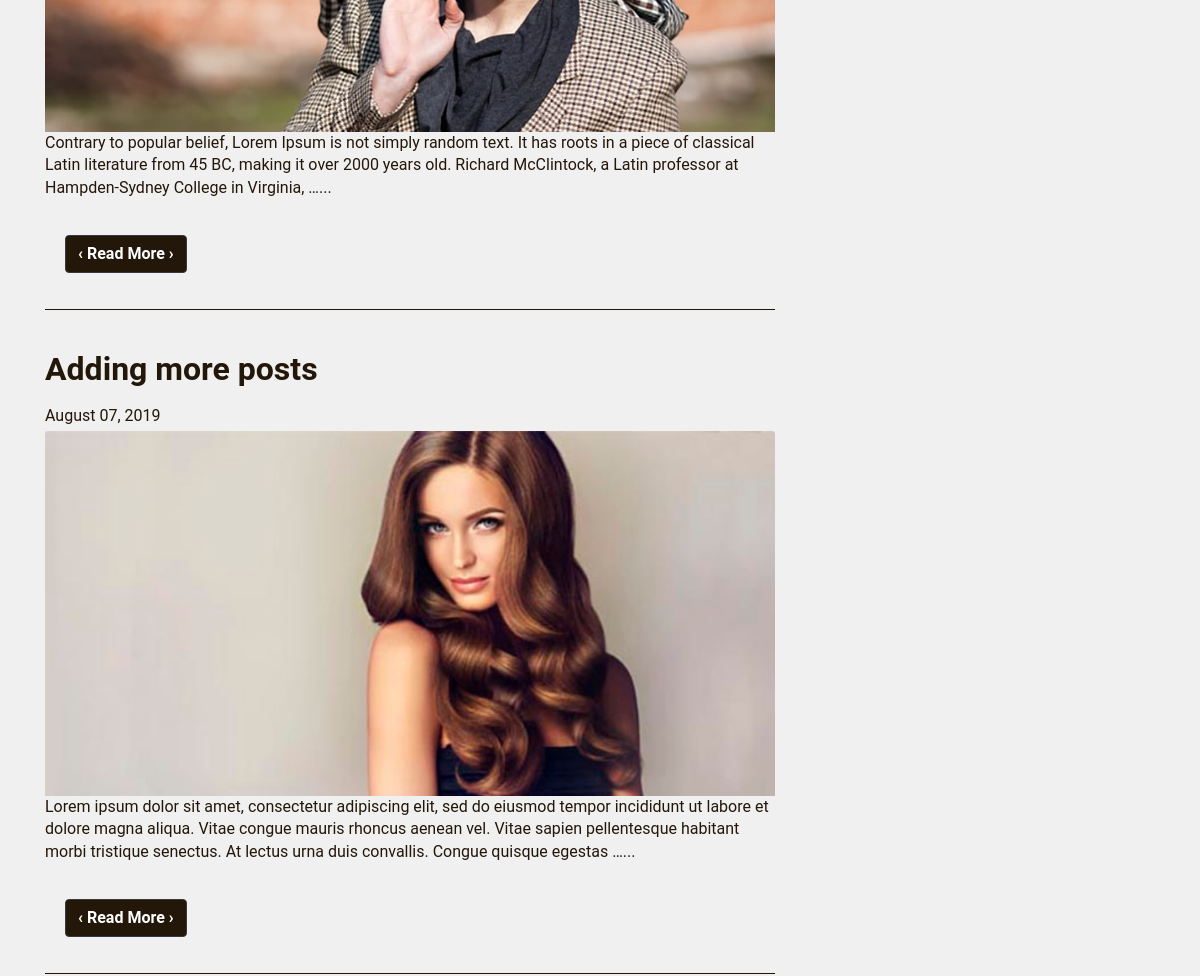
The page /blog/ (middle part) on the database as committed earlier.
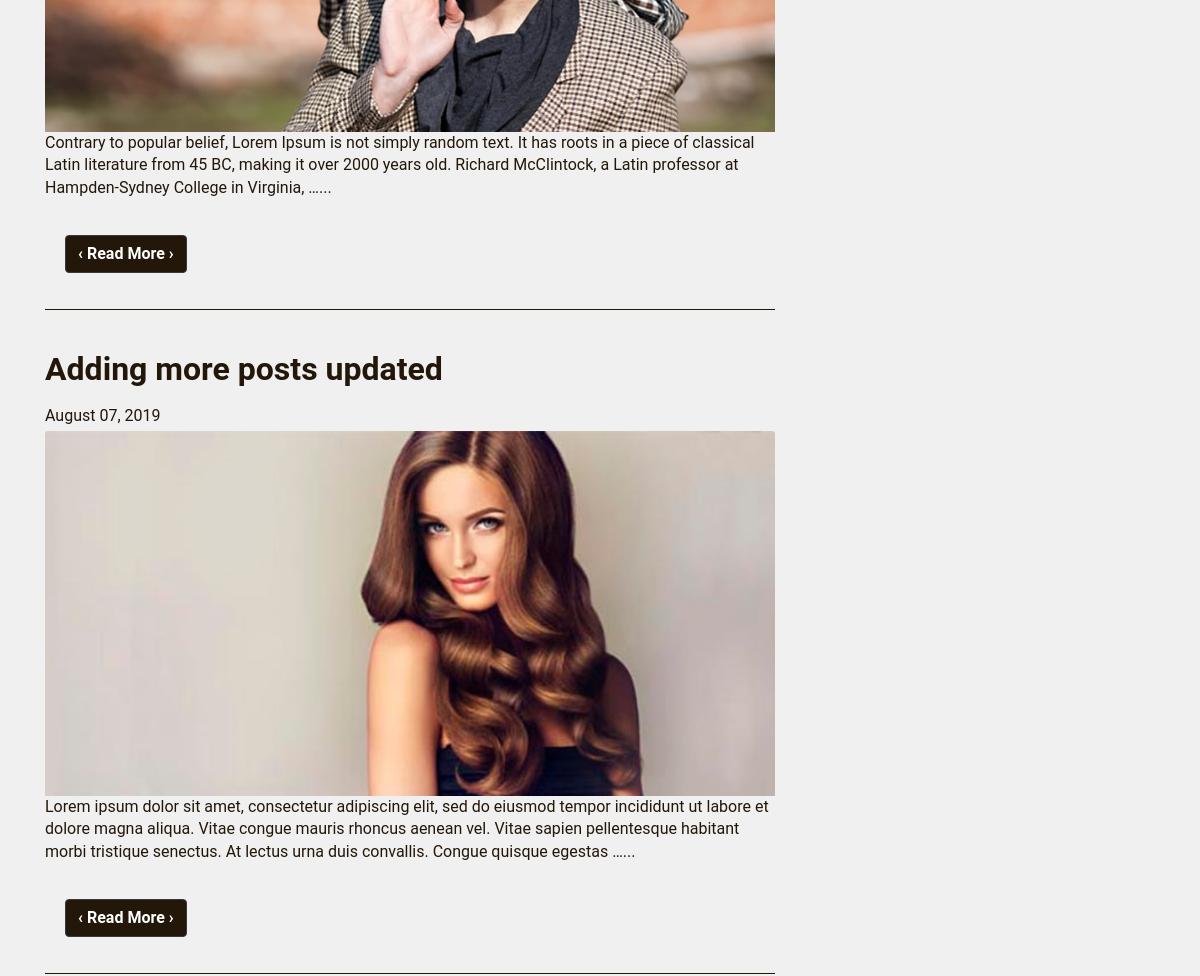
The same page on the database as committed later.
### blog/models.py (models this page shows, shortened)
class Post(models.Model):
    PERSONAL = 'personal'
    HAIRSTYLE = "hairstyle"
    MAKEUP = "makeup"
    categories = ((PERSONAL, 'Personal'), (HAIRSTYLE, 'Hairstyle'), (MAKEUP, 'Makeup'))
    title = models.CharField(max_length=50)
    content = models.TextField()
    post_photo = models.ImageField(default="default-blog.jpg", upload_to='post_photo')
    date_posted = models.DateTimeField('Posted On', default=timezone.now)
    date_updated = models.DateTimeField(auto_now=True)
    author = models.ForeignKey(User, on_delete=models.CASCADE)
    category = models.CharField(max_length=10, choices=categories, default=HAIRSTYLE)

### blog/views.py (the view)
# urls.py: path('', PostListView.as_view(), name='blog'),
class PostListView(ListView):
    model = Post
    template_name = 'blog/blog-min.html'
    context_object_name = "posts"
    ordering = ['-date_posted']
    paginate_by = 4

### blog/templates/blog/blog-min.html (shortened to what this page needs)
{% extends 'blog/blog_base-min.html' %} {% block blogmain %} {% if posts %} {% for post in posts %}<div class="bg-transparent blog-card border-0 card my-4 pb-3"><h2 class="font-weight-bold card-title mt-3"><a href="{% url 'post-detail' post.id %}">{{ post.title }}</a></h2><p class=my-1>{{ post.date_posted|date:'F d, Y' }}</p><img alt="{{ post.title }} image" class=card-img-top src="{{ post.post_photo.url }}"><p>{{ post.content | truncatewords:40 }}...<div class=card-body><a href="{% url 'post-detail' post.id %}" class="btn btn-dark">‹ Read More ›</a></div></div>{% endfor %} {% else %}<h3 class="font-weight-bold justify-content-center mt-4 row">Nothing matched your request</h3>{% endif %}{% endblock blogmain %}

Rows that differ between the two databases and show on the page:
changed Post: title "Adding more posts" → "Adding more posts updated"
